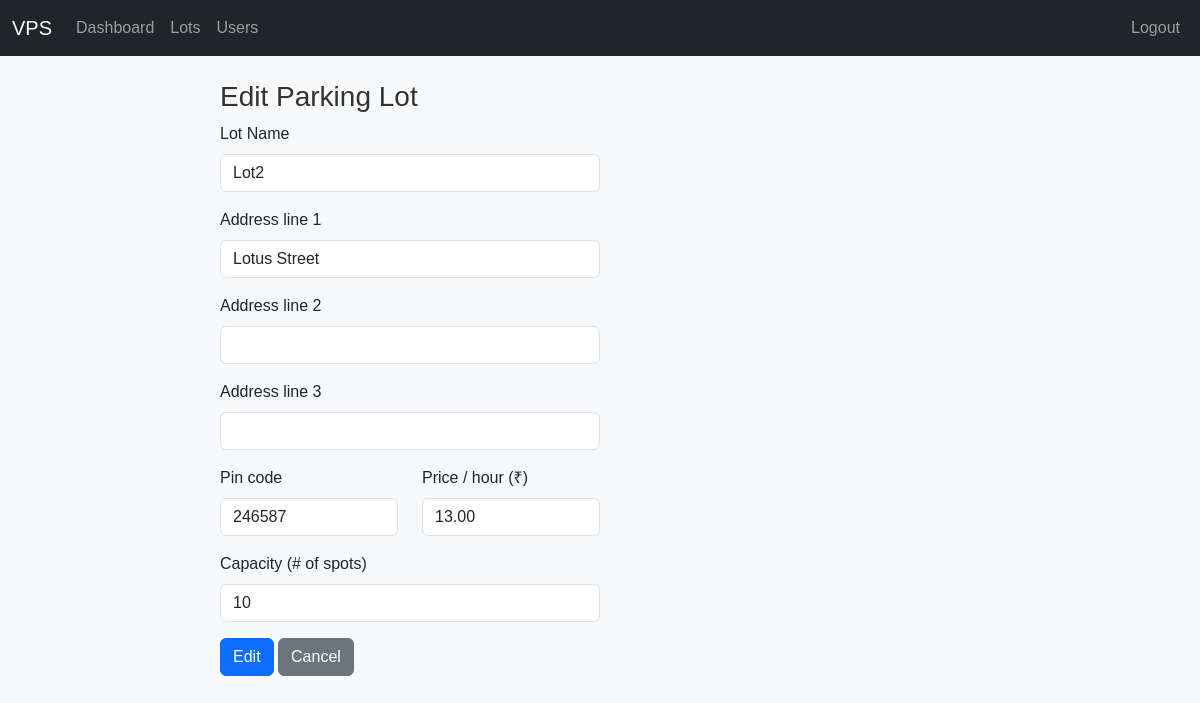
Page /admin/lots/2/edit (signed in) on the committed database.
### models/models.py (models this page shows, shortened)
class ParkingLot(Base):
    __tablename__ = "parking_lots"
    id = Column(Integer, primary_key=True)
    name = Column(String, nullable=False)
    address_line_1 = Column(String, nullable=False)
    address_line_2 = Column(String)
    address_line_3 = Column(String)
    pin_code = Column(String(10), nullable=False)
    price_per_hour = Column(Numeric(10, 2), nullable=False)
    number_of_spots = Column(Integer, nullable=False)
    spots = relationship(
        "ParkingSpot", back_populates="parking_lot", cascade="all, delete-orphan"
    )

### app.py (the view, shortened to what this page needs)
@app.route("/admin/lots/<int:lot_id>/edit", methods=["GET", "POST"])
@login_required
@role_required("admin")
def edit_lot(lot_id):
    with SessionLocal() as db:
        lot = db.get(ParkingLot, lot_id)
        if not lot:
            flash("Parking facility not found.")
            return redirect(url_for("list_lots"))
        return render_template("admin/lot_form.html", lot=lot, action="Edit")

### app.py (called while the page is built)
def login_required(view_function):
    @wraps(view_function)
    def authentication_wrapper(*args, **kwargs):
        if "user_id" not in session:
            flash("Authentication required. Please log in to continue.")
            return redirect(url_for("login"))
        return view_function(*args, **kwargs)
    return authentication_wrapper

def role_required(required_role):
    def role_decorator(view_function):
        @wraps(view_function)
        def role_wrapper(*args, **kwargs):
            if session.get("role") != required_role:
                flash("Access denied. Insufficient privileges.")
                return redirect(url_for("login"))
            return view_function(*args, **kwargs)
        return role_wrapper
    return role_decorator

### templates/admin/lot_form.html (shortened to what this page needs)
{% extends 'base.html' %}
{% block content %}
<h3>{{ action }} Parking Lot</h3>
<form method="post" class="w-50">
  <div class="mb-3">
    <label class="form-label">Lot Name</label>
    <input name="name" class="form-control"
           value="{{ lot.name if lot else '' }}" required>
  </div>
  <div class="mb-3">
    <label class="form-label">Address line 1</label>
    <input name="addr1" class="form-control"
           value="{{ lot.address_line_1 if lot else '' }}" required>
  </div>
  <div class="mb-3">
    <label class="form-label">Address line 2</label>
    <input name="addr2" class="form-control"
           value="{{ lot.address_line_2 if lot else '' }}">
  </div>
  <div class="mb-3">
    <label class="form-label">Address line 3</label>
    <input name="addr3" class="form-control"
           value="{{ lot.address_line_3 if lot else '' }}">
  </div>
  <div class="row">
    <div class="col-md-6 mb-3">
      <label class="form-label">Pin code</label>
      <input name="pin" class="form-control"
             value="{{ lot.pin_code if lot else '' }}" required>
    </div>
    <div class="col-md-6 mb-3">
      <label class="form-label">Price / hour (₹)</label>
      <input name="price" type="number" step="0.01" min="0"
             class="form-control"
             value="{{ lot.price_per_hour if lot else '' }}" required>
    </div>
  </div>
  <div class="mb-3">
    <label class="form-label">Capacity (# of spots)</label>
    <input name="capacity" type="number" min="1" class="form-control"
           value="{{ lot.number_of_spots if lot else '' }}" required>
  </div>
  <button class="btn btn-primary">{{ action }}</button>
  <a class="btn btn-secondary" href="{{ url_for('list_lots') }}">Cancel</a>
</form>
{% endblock %}

### static/style.css (style rules this page uses)
body { font-family: Arial, sans-serif; background-color: #f8f9fa; margin: 0; padding: 0; }
h1, h2, h3, h4, h5, h6 { color: #333; }

### templates/base.html (style rules this page uses)
.card, form { max-width: 100%; }

### rows in the picture
ParkingLot: name "Lot2", addr1 "Lotus Street", pin "246587", price "13.00", capacity "10"

### other values in the picture
{{ action }} "Edit"
